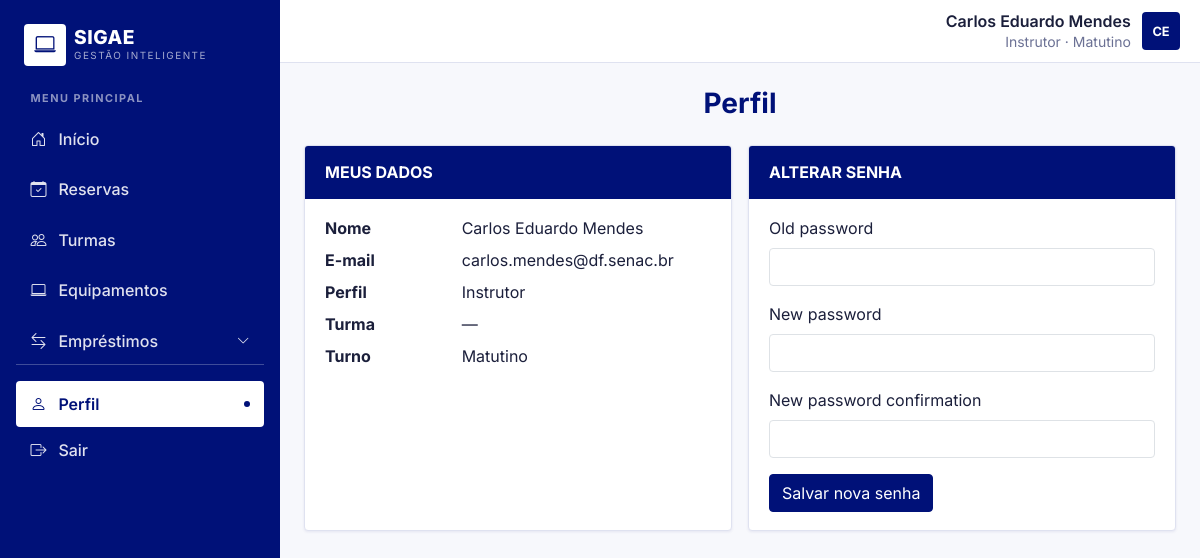
The page /perfil/ (signed in) on the database its author committed.
### core/models.py (models this page shows, shortened)
class User(AbstractUser):
    email = models.EmailField("E-mail educacional", unique=True)
    turma = models.ForeignKey(Turma, null=True, blank=True, on_delete=models.SET_NULL, related_name="alunos")
    turno = models.CharField(max_length=3, choices=Turno.choices, blank=True)
    GRUPO_ALUNO, GRUPO_INSTRUTOR, GRUPO_ADMIN = "Aluno", "Instrutor", "Administrador"
    def _tem_grupo(self, nome):
        return self.groups.filter(name=nome).exists()
    @property
    def nome_completo(self):
        return self.get_full_name() or self.username
    @property
    def is_instrutor(self):
        return self._tem_grupo(self.GRUPO_INSTRUTOR)
    @property
    def is_administrador(self):
        return self.is_superuser or self._tem_grupo(self.GRUPO_ADMIN)
    @property
    def perfil(self):
        if self.is_administrador:
            return "Administrador"
        return "Instrutor" if self.is_instrutor else "Aluno"

### core/views.py (the view, shortened to what this page needs)
# urls.py: path("perfil/", views.PerfilView.as_view(), name="perfil"),
class PerfilView(PasswordChangeView):
    template_name = "core/perfil.html"
    form_class = SenhaForm
    success_url = reverse_lazy("perfil")

### core/forms.py
class SenhaForm(_Bootstrap, PasswordChangeForm):
    def __init__(self, *args, **kwargs):
        super().__init__(*args, **kwargs)
        self._style()

### core/forms.py (called while the page is built)
    def _style(self):
        for f in self.fields.values():
            f.widget.attrs["class"] = "form-select" if isinstance(f.widget, forms.Select) else "form-control"

### core/templates/core/perfil.html (shortened to what this page needs)
{% extends "base.html" %}
{% block content %}
<h1 class="h3 fw-bold text-sigae text-center mb-4">Perfil</h1>
<div class="row g-3">
  <div class="col-12 col-lg-6">
    <article class="reserva-card h-100">
      <header class="reserva-head head-atual"><div class="fw-bold text-uppercase">Meus dados</div></header>
      <div class="reserva-body">
        <dl class="row mb-0">
          <dt class="col-sm-4">Nome</dt><dd class="col-sm-8">{{ user.nome_completo }}</dd>
          <dt class="col-sm-4">E-mail</dt><dd class="col-sm-8">{{ user.email }}</dd>
          <dt class="col-sm-4">Perfil</dt><dd class="col-sm-8">{{ user.perfil }}</dd>
          <dt class="col-sm-4">Turma</dt><dd class="col-sm-8">{{ user.turma.nome|default:"—" }}</dd>
          <dt class="col-sm-4">Turno</dt><dd class="col-sm-8">{{ user.get_turno_display|default:"—" }}</dd>
        </dl>
      </div>
    </article>
  </div>
  <div class="col-12 col-lg-6">
    <article class="reserva-card h-100">
      <header class="reserva-head head-atual"><div class="fw-bold text-uppercase">Alterar senha</div></header>
      <div class="reserva-body">
        <form method="post">{% csrf_token %}
          {% for f in form %}
            <div class="mb-3"><label class="form-label" for="{{ f.id_for_label }}">{{ f.label }}</label>{{ f }}
            </div>
          {% endfor %}
          <button class="btn btn-primary">Salvar nova senha</button>
        </form>
      </div>
    </article>
  </div>
</div>
{% endblock %}

### templates/base.html (shortened to what this page needs)
{% load static %}<!DOCTYPE html>
<html lang="pt-br">
<head>
  <link href="https://cdn.jsdelivr.net/npm/bootstrap@5.3.3/dist/css/bootstrap.min.css" rel="stylesheet">
  <link href="https://cdn.jsdelivr.net/npm/bootstrap-icons@1.11.3/font/bootstrap-icons.min.css" rel="stylesheet">
  <link rel="stylesheet" href="https://cdn.jsdelivr.net/npm/flatpickr/dist/flatpickr.min.css">
  <link href="{% static 'css/sigae.css' %}" rel="stylesheet">
</head>
<body>
{% with current=request.resolver_match.url_name %}
<div class="d-lg-flex">
  <div class="sigae-sidebar-col">
    <aside class="offcanvas-lg offcanvas-start sigae-sidebar flex-grow-1" tabindex="-1" id="sidebar" aria-labelledby="sidebarLabel">
      <div class="offcanvas-body d-flex flex-column flex-grow-1 p-3">
        <div class="d-none d-lg-flex align-items-center gap-2 px-2 pt-2">
          <div class="logo-box"><i class="bi bi-laptop"></i></div>
          <div><div class="brand-name">SIGAE</div><div class="brand-sub">Gestão Inteligente</div></div>
        </div>
        <div class="menu-label">MENU PRINCIPAL</div>
        <nav class="nav flex-column gap-1">
          <a class="sigae-link {% if current == 'dashboard' %}active{% endif %}" href="{% url 'dashboard' %}"><i class="bi bi-house-door"></i> Início</a>
          <a class="sigae-link {% if current == 'reservas' %}active{% endif %}" href="{% url 'reservas' %}"><i class="bi bi-calendar-check"></i> Reservas</a>
          <a class="sigae-link {% if current == 'turmas' %}active{% endif %}" href="{% url 'turmas' %}"><i class="bi bi-people"></i> Turmas</a>
          <a class="sigae-link {% if current == 'equipamentos' %}active{% endif %}" href="{% url 'equipamentos' %}"><i class="bi bi-laptop"></i> Equipamentos</a>
          <button class="sigae-link {% if current in 'emprestimos solicitacoes ativos' %}open{% endif %}" type="button" data-bs-toggle="collapse" data-bs-target="#subEmprestimos" aria-expanded="{% if current in 'emprestimos solicitacoes ativos' %}true{% else %}false{% endif %}" aria-controls="subEmprestimos">
            <i class="bi bi-arrow-left-right"></i> Empréstimos <i class="bi bi-chevron-down chev ms-auto"></i>
          </button>
        </nav>
        <div class="mt-auto pt-3 border-top border-light border-opacity-25">
          <a class="sigae-link {% if current == 'perfil' %}active{% endif %}" href="{% url 'perfil' %}"><i class="bi bi-person"></i> Perfil</a>
          <form method="post" action="{% url 'logout' %}">{% csrf_token %}
            <button type="submit" class="sigae-link"><i class="bi bi-box-arrow-right"></i> Sair</button>
          </form>
        </div>
      </div>
    </aside>
  </div>
  <div class="main-area">
    <header class="topbar">
      <div class="user-chip">
        <div class="text-end lh-sm d-none d-sm-block">
          <div class="fw-semibold">{{ user.nome_completo }}</div>
          <small>{{ user.perfil }}{% if user.turno %} · {{ user.get_turno_display }}{% endif %}</small>
        </div>
        <div class="avatar">{% if user.first_name %}{{ user.first_name|slice:":1"|upper }}{{ user.last_name|slice:":1"|upper }}{% else %}{{ user.username|slice:":2"|upper }}{% endif %}</div>
      </div>
    </header>
    <main class="p-3 p-md-4">
      {% block content %}{% endblock %}
    </main>
  </div>
</div>
{% endwith %}
</body>
</html>

### static/css/sigae.css (style rules this page uses)
:root { --sigae: #001178; --sigae-dark: #000c5a; --sigae-soft: #eef0fb; --line: #dfe2f0; --bs-primary: #001178; --bs-primary-rgb: 0, 17, 120; --bs-link-color: #001178; --bs-border-radius: .25rem; --bs-border-radius-sm: .2rem; --bs-border-radius-lg: .3rem; --bs-border-radius-xl: .3rem; --bs-border-radius-pill: .25rem; }
body { font-family: "Inter", system-ui, -apple-system, "Segoe UI", Roboto, sans-serif; background: #f7f8fc; color: #1b1f3b; }
.btn-primary { --bs-btn-bg: var(--sigae); --bs-btn-border-color: var(--sigae); --bs-btn-hover-bg: var(--sigae-dark); --bs-btn-hover-border-color: var(--sigae-dark); --bs-btn-active-bg: var(--sigae-dark); --bs-btn-active-border-color: var(--sigae-dark); --bs-btn-disabled-bg: var(--sigae); --bs-btn-disabled-border-color: var(--sigae); }
.text-sigae { color: var(--sigae) !important; }
.sigae-sidebar-col { background: var(--sigae); display: flex; flex-direction: column; }
.sigae-sidebar { --bs-offcanvas-bg: var(--sigae); --bs-offcanvas-color: #fff; --bs-offcanvas-width: 280px; color: #fff; }
.logo-box { width: 42px; height: 42px; border-radius: 4px; background: #fff; color: var(--sigae); display: grid; place-items: center; font-size: 1.35rem; flex: none; }
.brand-name { font-weight: 800; letter-spacing: .5px; line-height: 1.1; font-size: 1.2rem; }
.brand-sub { font-size: .62rem; letter-spacing: 1.5px; text-transform: uppercase; color: rgba(255,255,255,.65); }
.menu-label { font-size: .68rem; letter-spacing: 1.5px; font-weight: 700; color: rgba(255,255,255,.55); padding: 0 .9rem; margin: 1.5rem 0 .6rem; }
.sigae-link { display: flex; align-items: center; gap: .75rem; padding: .7rem .9rem; border-radius: 4px; color: rgba(255,255,255,.88); text-decoration: none; font-weight: 500; background: none; border: 0; width: 100%; text-align: left; }
.sigae-link.active { background: #fff; color: var(--sigae); font-weight: 600; }
.sigae-link.active::after { content: ""; width: 6px; height: 6px; border-radius: 50%; background: var(--sigae); margin-left: auto; }
@media (min-width: 992px) { .sigae-sidebar-col { flex: 0 0 280px; height: 100vh; position: sticky; top: 0; } }
.main-area { min-width: 0; flex: 1; min-height: 100vh; }
.topbar { background: #fff; border-bottom: 1px solid var(--line); padding: .7rem 1.25rem; display: flex; align-items: center; gap: 1rem; position: sticky; top: 0; z-index: 1020; }
.user-chip { display: flex; align-items: center; gap: .7rem; margin-left: auto; }
.avatar { width: 38px; height: 38px; border-radius: 4px; background: var(--sigae); color: #fff; display: grid; place-items: center; font-weight: 700; font-size: .8rem; }
.user-chip small { color: #6b7194; }
.reserva-card { background: #fff; border: 1px solid var(--line); border-radius: 4px; overflow: hidden; box-shadow: 0 1px 3px rgba(0, 17, 120, .08); }
.reserva-head { display: flex; justify-content: space-between; align-items: flex-start; gap: 1rem; padding: .9rem 1.25rem; color: #fff; }
.head-atual { background: var(--sigae); }
.reserva-body { padding: 1.1rem 1.25rem; display: flex; flex-direction: column; gap: .25rem; }
.sigae-link .chev { transition: transform .2s; font-size: .8rem; }

### rows shown on the page
User: nome_completo "Carlos Eduardo Mendes", perfil "Instrutor", turno "Matutino", first_name "C", last_name "E", email "carlos.mendes@df.senac.br", turma.nome "—"

### other values the page prints
{{ f.label }} "Old password" "New password" "New password confirmation"
